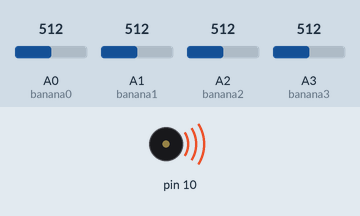
This sketch was run on a simulated Arduino Uno, built with avr-gcc and run on an emulated ATmega328P. On the bench: buzzer (waves = sounding). The inputs (shaded band) are chosen by the test bench; at power-on: A0 (banana0) = 512, A1 (banana1) = 512, A2 (banana2) = 512, A3 (banana3) = 512. What the sketch prints to the serial monitor is not drawn.

Above: at 0.1 s.
Timing chart, 0 to 1.6 s (numbered marks = the images above):
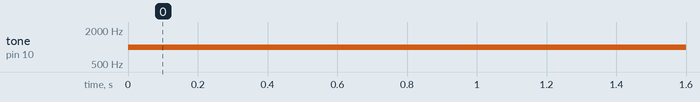

Measured:
- by itself, tone on pin 10: silent → 1000 Hz at 0.00 s

The sketch:

banaNEEC_2019.ino
```cpp
// define as portas analógicas de 0 a 3 como as bananas 0 a 3
int banana0 = A0;
int banana1 = A1;
int banana2 = A2;
int banana3 = A3;

// a rotina de setup corre uma vez no início do programa e sempre que o butão reset é pressionado
void setup() {
  Serial.begin(9600);

  // define as bananas como portas INPUT_PULLUP
  pinMode(banana0, INPUT_PULLUP);
  pinMode(banana1, INPUT_PULLUP);
  pinMode(banana2, INPUT_PULLUP);
  pinMode(banana3, INPUT_PULLUP);
  pinMode(0,OUTPUT);
}

// a rotina loop corre infinitamente até que o o botão reset seja pressionado
void loop() {
  //  get readings from analog ports
  int reading0 = analogRead(banana0);
  int reading1 = analogRead(banana1);
  int reading2 = analogRead(banana2);
  int reading3 = analogRead(banana3);

  // Convert the analog readings (which goes from 0 - 1023) to a voltage (0 - 5V):
  float voltage0 = reading0 * (5.0 / 1023.0);
  float voltage1 = reading1 * (5.0 / 1023.0);
  float voltage2 = reading2 * (5.0 / 1023.0);
  float voltage3 = reading3 * (5.0 / 1023.0);

  // check voltages to determine which banana was pressed and play tone associated with it
  if(voltage0 < 4.9){
    tone(10, 1000);
  }
  else if(voltage1 < 4.9){
    tone(10, 800);
  }
  else if(voltage2 < 4.9){
    tone(10, 600);
  }
  else if(voltage3 < 4.9){
    tone(10, 400);
  }
  else{
    noTone(10);
  }

  // print out the value you read:
  Serial.println(voltage0);
}
```
